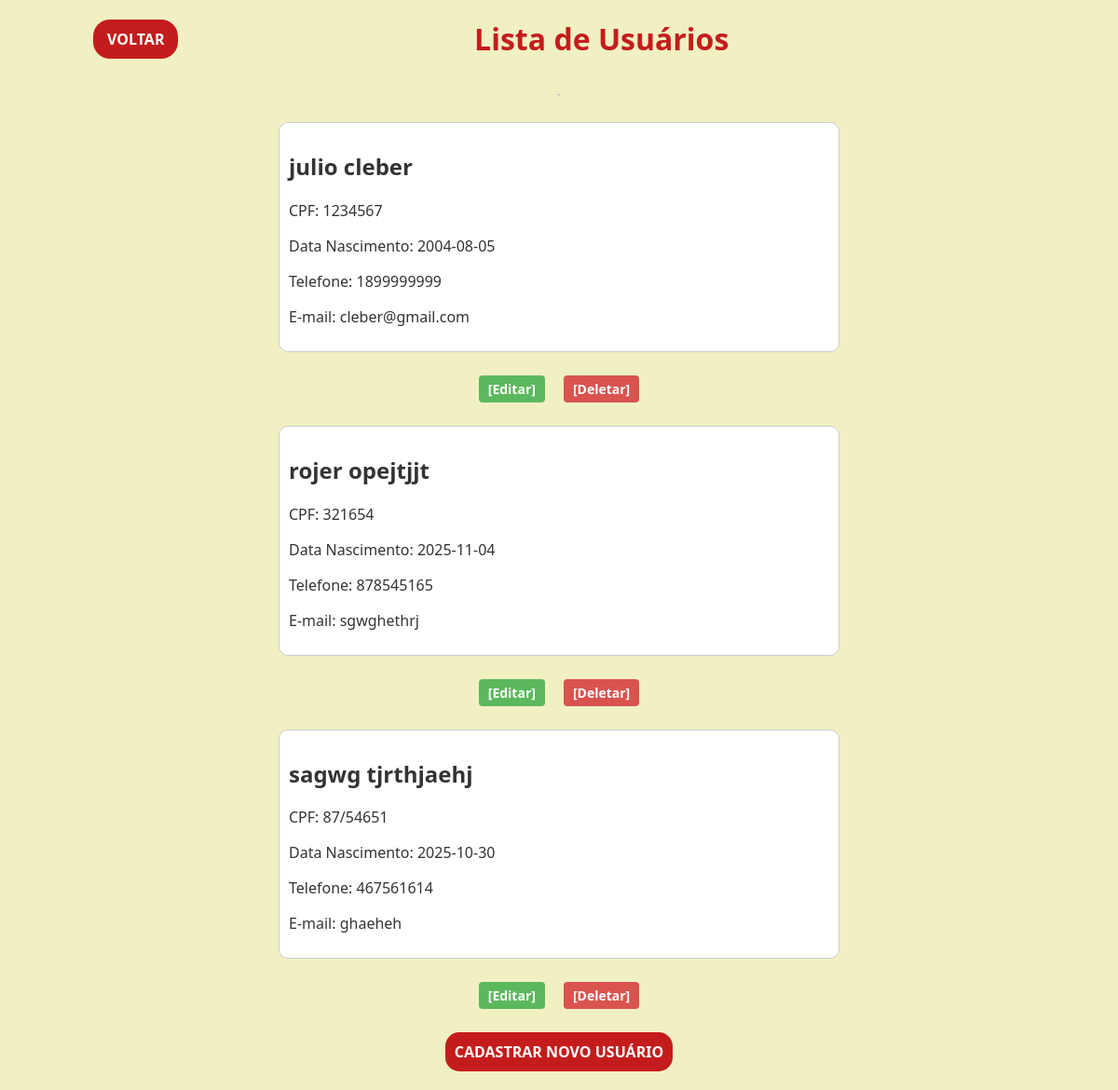
/processamento/listarUsuario.php, run on an earlier commit of the app's database.
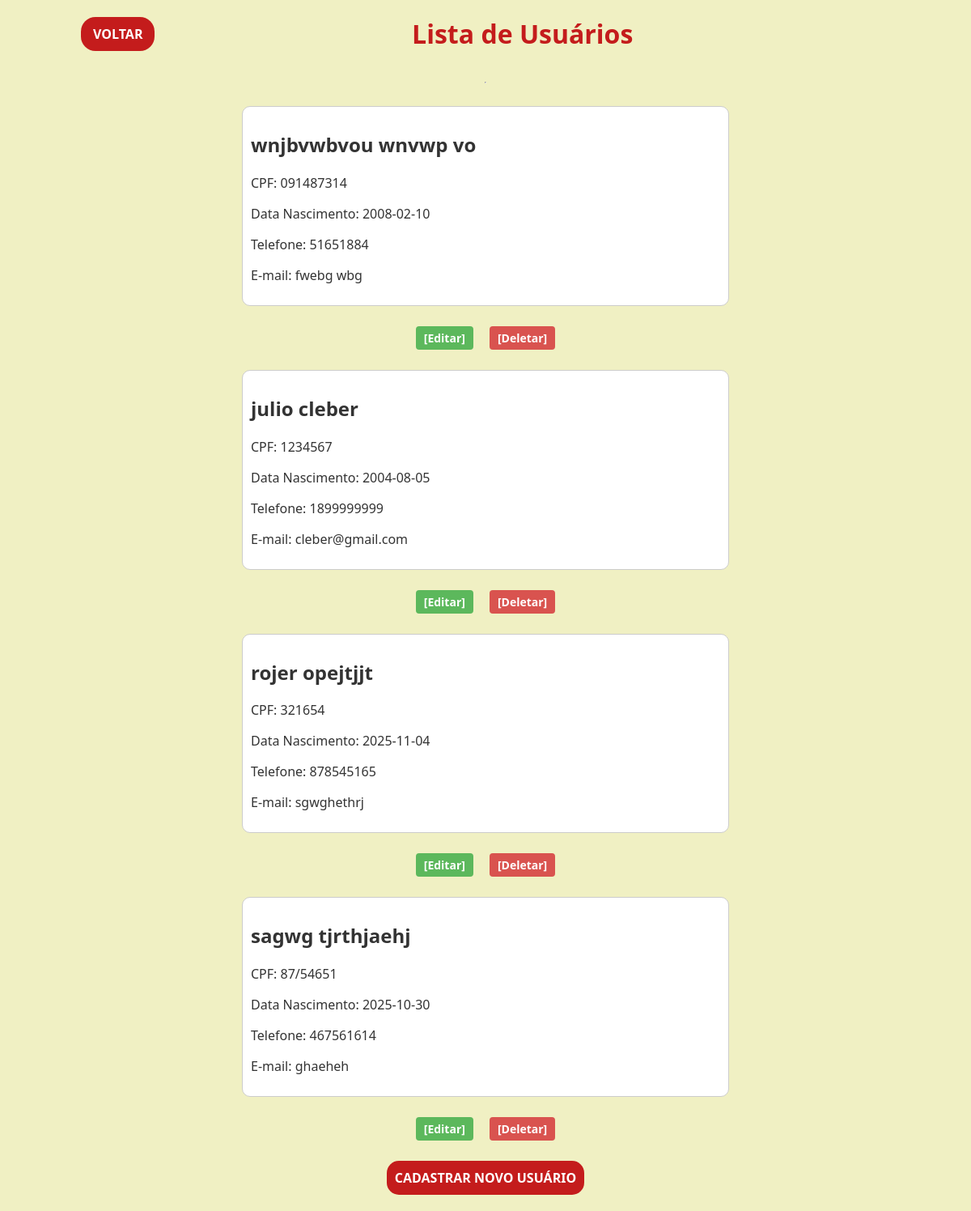
And on a later commit of the database.
### tables this page shows
CREATE TABLE `usuario` (
  `cpf` varchar(15) NOT NULL,
  `nome` varchar(40) NOT NULL,
  `sobrenome` varchar(60) NOT NULL,
  `telefone` varchar(15) NOT NULL,
  `email` varchar(50) NOT NULL,
  `senha` varchar(20) NOT NULL,
  `dataNasc` date NOT NULL
);

### processamento/funcaoDB.php (called while the page is built, shortened)
<?php
    function conectarBD(){
        $conexao = mysqli_connect("localhost", "root", "", "trab_eletivas");
        return ($conexao);
    }
    function retornarCliente(){
        $conexao = conectarBD();
        $consulta = "SELECT * FROM usuario";
        $listaCliente = mysqli_query($conexao, $consulta);
        return $listaCliente;
    }
?>

### processamento/listarUsuario.php (the view, shortened to what this page needs)
<?php
    require_once "funcaoDB.php";
?>
<!DOCTYPE html>
<html lang="pt-BR">
<head>
    <link rel="stylesheet" href="../assets/css/listarUsuario.css">
</head>
<body>
    <header>
        <a href="../view/meuUsuario.html">VOLTAR</a>
        <h1>Lista de Usuários</h1>
    </header>
    <hr>
    <?php
        $listaCliente = retornarCliente();
        while($cliente = mysqli_fetch_assoc($listaCliente)){
            echo "<section style='border: 1px solid #ccc; padding: 10px; margin-bottom: 10px;'>";
            echo "<h2>" .$cliente["nome"] ." ". $cliente["sobrenome"]."</h2>";
            echo "<p>CPF: ". $cliente["cpf"] . "</p>";
            echo "<p> Data Nascimento: ". $cliente["dataNasc"] . "</p>";
            echo "<p> Telefone: ". $cliente["telefone"] . "</p>";
            echo "<p> E-mail: ". $cliente["email"]. "</p>";
            echo "</section>";
            echo "<div class='container-botoes'>";
            echo "<a href='editarUsuario.php?cpf=" . $cliente["cpf"] . "' class='btn-acao'>[Editar]</a> ";
            echo "<a href='deletarUsuario.php?cpf=" . $cliente["cpf"] . "' class='btn-acao' onclick=\"return confirm('Tem certeza que deseja deletar o usuário " . $cliente["nome"] . "?');\">[Deletar]</a>";
            echo "</div>";
        }
    ?>
    <a href="cadastroUsuario.php" class="btn">CADASTRAR NOVO USUÁRIO</a>
</body>
</html>

What changed in the data, as far as the page shows it:
added usuario: nome "wnjbvwbvou", sobrenome "wnvwp vo", cpf "091487314", dataNasc "2008-02-10", telefone "51651884", email "fwebg wbg"
